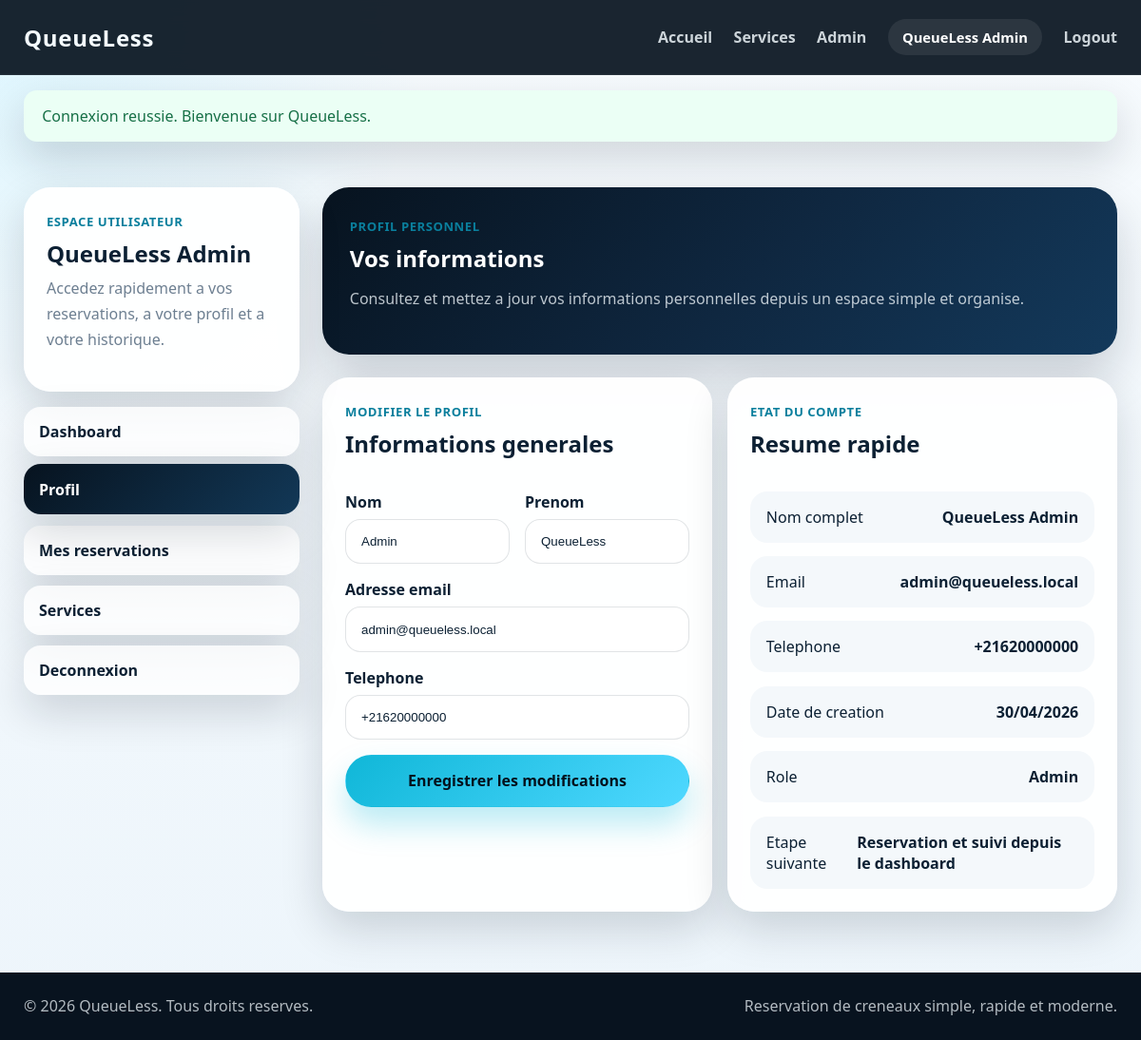
The page /pages/profile.php (signed in) on the database its author committed.
### tables this page shows
CREATE TABLE users (
    id INT UNSIGNED AUTO_INCREMENT PRIMARY KEY,
    nom VARCHAR(100) NOT NULL,
    prenom VARCHAR(100) NOT NULL,
    email VARCHAR(150) NOT NULL UNIQUE,
    password VARCHAR(255) NOT NULL,
    telephone VARCHAR(30) DEFAULT NULL,
    role ENUM('user', 'admin') NOT NULL DEFAULT 'user',
    created_at TIMESTAMP NOT NULL DEFAULT CURRENT_TIMESTAMP
);

### includes/functions.php (called while the page is built, shortened)
<?php
function e(?string $value): string
{
    return htmlspecialchars((string) $value, ENT_QUOTES, 'UTF-8');
}
function url(string $path = ''): string
{
    $path = ltrim($path, '/');
    return (APP_URL !== '' ? APP_URL : '') . '/' . $path;
}
function old(string $key, string $default = ''): string
{
    return $_SESSION['old_input'][$key] ?? $default;
}
function current_user(): ?array
{
    return $_SESSION['user'] ?? null;
}
function is_admin(): bool
{
    return (current_user()['role'] ?? 'user') === 'admin';
}
function nav_is_active(string $expectedPage, string $currentPage): string
{
    return $expectedPage === $currentPage ? 'is-active' : '';
}
function format_datetime(?string $value, string $format = 'd/m/Y H:i'): string
{
    try {
        return (new DateTime($value))->format($format);
    } catch (Throwable $exception) {
        return (string) $value;
    }
}

### pages/profile.php (the view, shortened to what this page needs)
<?php
$currentPage = 'profile';
$user = current_user();
$userId = (int) ($user['id'] ?? 0);
$profile = $user ?? [];
try {
    $pdo = getPDO();
    $profileStatement = $pdo->prepare(
        'SELECT id, nom, prenom, email, telephone, role, created_at
        FROM users
        WHERE id = :id
        LIMIT 1'
    );
    $profileStatement->execute([
        'id' => $userId,
    ]);
    $profileRow = $profileStatement->fetch();
    if ($profileRow) {
        $profile = $profileRow;
    }
} catch (Throwable $exception) {
    $databaseWarning = 'La base de donnees n est pas encore disponible. Les informations affichees viennent de la session courante.';
}
require_once __DIR__ . '/../includes/header.php';
?>
<section class="dashboard-section">
    <div class="container dashboard-layout">
        <?php include __DIR__ . '/../includes/sidebar_user.php'; ?>
        <div class="dashboard-main">
            <div class="dashboard-hero">
                <span class="dashboard-kicker">Profil personnel</span>
                <h1>Vos informations</h1>
                <p>Consultez et mettez a jour vos informations personnelles depuis un espace simple et organise.</p>
            </div>
            <div class="profile-grid">
                <section class="content-panel">
                    <div class="panel-heading">
                        <div>
                            <span class="small-label">Modifier le profil</span>
                            <h2>Informations generales</h2>
                        </div>
                    </div>
                    <form class="profile-form" method="POST" action="<?= url('actions/update_profile_action.php'); ?>" data-validate>
                        <div class="form-row">
                            <div class="form-group">
                                <label for="nom">Nom</label>
                                <input
                                    type="text"
                                    id="nom"
                                    name="nom"
                                    value="<?= e(old('nom', (string) ($profile['nom'] ?? ''))); ?>"
                                    required
                                >
                            </div>
                            <div class="form-group">
                                <label for="prenom">Prenom</label>
                                <input
                                    type="text"
                                    id="prenom"
                                    name="prenom"
                                    value="<?= e(old('prenom', (string) ($profile['prenom'] ?? ''))); ?>"
                                    required
                                >
                            </div>
                        </div>
                        <div class="form-group">
                            <label for="email">Adresse email</label>
                            <input
                                type="email"
                                id="email"
                                name="email"
                                value="<?= e(old('email', (string) ($profile['email'] ?? ''))); ?>"
                                required
                            >
                        </div>
                        <div class="form-group">
                            <label for="telephone">Telephone</label>
                            <input
                                type="tel"
                                id="telephone"
                                name="telephone"
                                value="<?= e(old('telephone', (string) ($profile['telephone'] ?? ''))); ?>"
                                required
                            >
                        </div>
                        <button class="btn btn-primary profile-submit" type="submit">Enregistrer les modifications</button>
                    </form>
                </section>
                <section class="content-panel">
                    <div class="panel-heading">
                        <div>
                            <span class="small-label">Etat du compte</span>
                            <h2>Resume rapide</h2>
                        </div>
                    </div>
                    <div class="summary-stack">
                        <div class="summary-line">
                            <span>Nom complet</span>
                            <strong><?= e(trim((string) (($profile['prenom'] ?? '') . ' ' . ($profile['nom'] ?? '')))); ?></strong>
                        </div>
                        <div class="summary-line">
                            <span>Email</span>
                            <strong><?= e((string) ($profile['email'] ?? '-')); ?></strong>
                        </div>
                        <div class="summary-line">
                            <span>Telephone</span>
                            <strong><?= e((string) ($profile['telephone'] ?? '-')); ?></strong>
                        </div>
                        <div class="summary-line">
                            <span>Date de creation</span>
                            <strong><?= e(format_datetime((string) ($profile['created_at'] ?? ''), 'd/m/Y')); ?></strong>
                        </div>
                        <div class="summary-line">
                            <span>Role</span>
                            <strong><?= e(ucfirst((string) ($profile['role'] ?? 'user'))); ?></strong>
                        </div>
                        <div class="summary-line">
                            <span>Etape suivante</span>
                            <strong>Reservation et suivi depuis le dashboard</strong>
                        </div>
                    </div>
                </section>
            </div>
        </div>
    </div>
</section>
<?php require_once __DIR__ . '/../includes/footer.php'; ?>

### includes/navbar.php (shortened to what this page needs)
<?php
$user = current_user();
?>
<header class="site-header">
    <div class="container navbar">
        <a class="logo" href="<?= url('index.php'); ?>">QueueLess</a>
        <nav class="nav-links" data-nav-menu>
            <a class="<?= nav_is_active('home', $currentPage); ?>" href="<?= url('index.php'); ?>">Accueil</a>
            <a class="<?= nav_is_active('services', $currentPage); ?>" href="<?= url('pages/services.php'); ?>">Services</a>
            <?php if ($user): ?>
                <?php if (is_admin()): ?>
                    <a class="<?= strpos($currentPage, 'admin_') === 0 ? 'is-active' : ''; ?>" href="<?= url('admin/dashboard.php'); ?>">Admin</a>
                <?php else: ?>
                    <a class="<?= nav_is_active('dashboard', $currentPage); ?>" href="<?= url('pages/user_dashboard.php'); ?>">Dashboard</a>
                <?php endif; ?>
                <span class="nav-user"><?= e(trim(($user['prenom'] ?? '') . ' ' . ($user['nom'] ?? ''))); ?></span>
                <a href="<?= url('actions/logout.php'); ?>">Logout</a>
            <?php else: ?>
                <a class="<?= nav_is_active('login', $currentPage); ?>" href="<?= url('pages/login.php'); ?>">Login</a>
                <a class="nav-register <?= nav_is_active('register', $currentPage); ?>" href="<?= url('pages/register.php'); ?>">Register</a>
            <?php endif; ?>
        </nav>
    </div>
</header>

### includes/sidebar_user.php (shortened to what this page needs)
<?php
$currentPage = $currentPage ?? '';
$user = current_user();
$displayName = trim((string) (($user['prenom'] ?? '') . ' ' . ($user['nom'] ?? '')));
?>
<aside class="user-sidebar">
    <div class="sidebar-panel">
        <span class="sidebar-label">Espace utilisateur</span>
        <h2><?= e($displayName !== '' ? $displayName : 'Utilisateur QueueLess'); ?></h2>
        <p>Accedez rapidement a vos reservations, a votre profil et a votre historique.</p>
    </div>
    <nav class="sidebar-menu">
        <a class="sidebar-link <?= nav_is_active('dashboard', $currentPage); ?>" href="<?= url('pages/user_dashboard.php'); ?>">
            Dashboard
        </a>
        <a class="sidebar-link <?= nav_is_active('profile', $currentPage); ?>" href="<?= url('pages/profile.php'); ?>">
            Profil
        </a>
        <a class="sidebar-link <?= nav_is_active('reservations', $currentPage); ?>" href="<?= url('pages/my_reservations.php'); ?>">
            Mes reservations
        </a>
        <a class="sidebar-link" href="<?= url('pages/services.php'); ?>">
            Services
        </a>
        <a class="sidebar-link danger" href="<?= url('actions/logout.php'); ?>">
            Deconnexion
        </a>
    </nav>
</aside>

### assets/css/style.css (style rules this page uses)
:root { --bg-dark: #07131f; --bg-dark-soft: #0d1c2c; --bg-light: #f4f9fc; --surface: rgba(255, 255, 255, 0.08); --surface-solid: #ffffff; --text-main: #0c2033; --text-light: #f4fbff; --text-muted: #6d7f91; --primary: #10b7d8; --primary-dark: #0a7f9d; --accent: #4fd8ff; --border: rgba(255, 255, 255, 0.12); --shadow: 0 18px 45px rgba(6, 18, 32, 0.16); --radius-lg: 28px; --radius-md: 20px; --radius-sm: 14px; --transition: 0.25s ease; }
* { box-sizing: border-box; }
html { scroll-behavior: smooth; }
body { margin: 0; font-family: "Segoe UI", Tahoma, Geneva, Verdana, sans-serif; color: var(--text-main); background: radial-gradient(circle at top left, rgba(79, 216, 255, 0.16), transparent 28%), linear-gradient(180deg, #f7fbfe 0%, #edf5fb 100%); }
a { color: inherit; text-decoration: none; }
button { font: inherit; }
h1, h2, h3 { margin-top: 0; margin-bottom: 1rem; line-height: 1.1; }
p { margin-top: 0; margin-bottom: 1rem; color: var(--text-muted); line-height: 1.7; }
.container { width: min(1150px, calc(100% - 2rem)); margin: 0 auto; }
.site-header { position: sticky; top: 0; z-index: 20; background: rgba(7, 19, 31, 0.92); backdrop-filter: blur(14px); border-bottom: 1px solid rgba(255, 255, 255, 0.06); }
.navbar { min-height: 78px; display: flex; align-items: center; justify-content: space-between; gap: 1rem; }
.logo { font-size: 1.5rem; font-weight: 800; letter-spacing: 0.03em; color: var(--text-light); }
.nav-links { display: flex; align-items: center; gap: 1.4rem; }
.nav-links a { color: rgba(244, 251, 255, 0.82); font-weight: 600; transition: color var(--transition), transform var(--transition); }
.nav-user { display: inline-flex; align-items: center; padding: 0.55rem 0.95rem; border-radius: 999px; background: rgba(255, 255, 255, 0.08); color: #ffffff; font-size: 0.92rem; font-weight: 700; }
.btn { display: inline-flex; align-items: center; justify-content: center; padding: 0.95rem 1.4rem; border: 1px solid transparent; border-radius: 999px; font-weight: 700; transition: transform var(--transition), box-shadow var(--transition), background var(--transition); }
.btn-primary { background: linear-gradient(135deg, var(--primary) 0%, var(--accent) 100%); color: #04111d; box-shadow: 0 18px 32px rgba(16, 183, 216, 0.28); }
.content-panel { padding: 1.5rem; border-radius: var(--radius-lg); background: rgba(255, 255, 255, 0.96); box-shadow: var(--shadow); }
.panel-heading { display: flex; justify-content: space-between; align-items: flex-start; gap: 1rem; margin-bottom: 1.25rem; }
.small-label { display: inline-block; margin-bottom: 0.75rem; font-size: 0.82rem; font-weight: 700; letter-spacing: 0.04em; text-transform: uppercase; color: var(--primary-dark); }

### rows shown on the page
users: prenom+nom "QueueLess Admin", nom "Admin", prenom "QueueLess", email "admin@queueless.local", telephone "+21620000000", created_at "30/04/2026", role "Admin"

### other values the page prints
$flashMessage['message'] "Connexion reussie. Bienvenue sur QueueLess."
